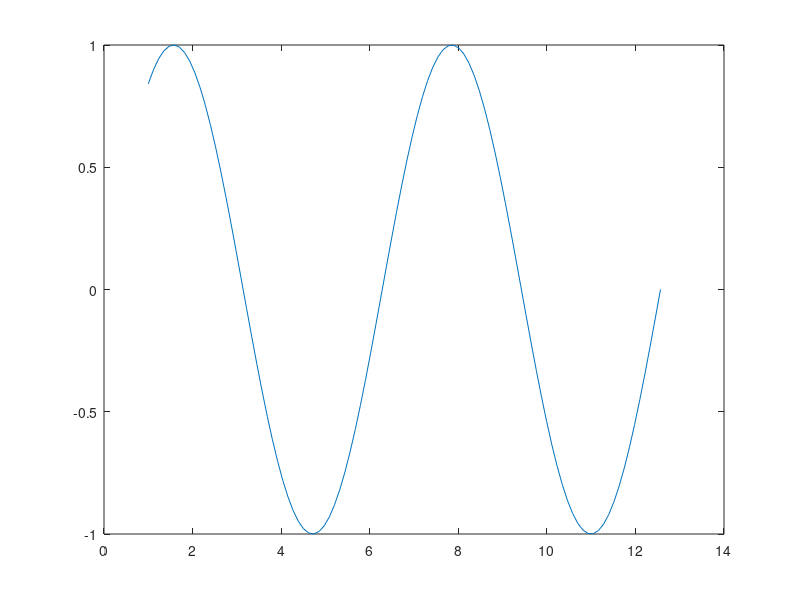
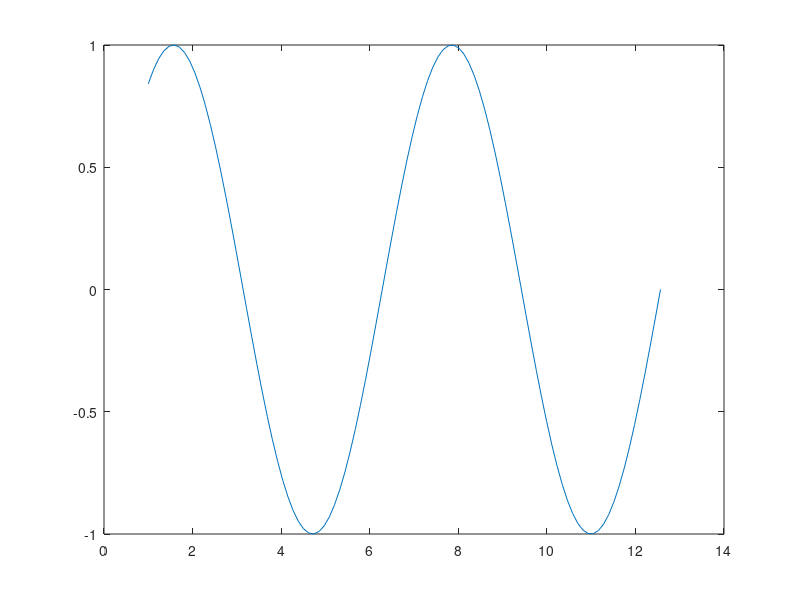
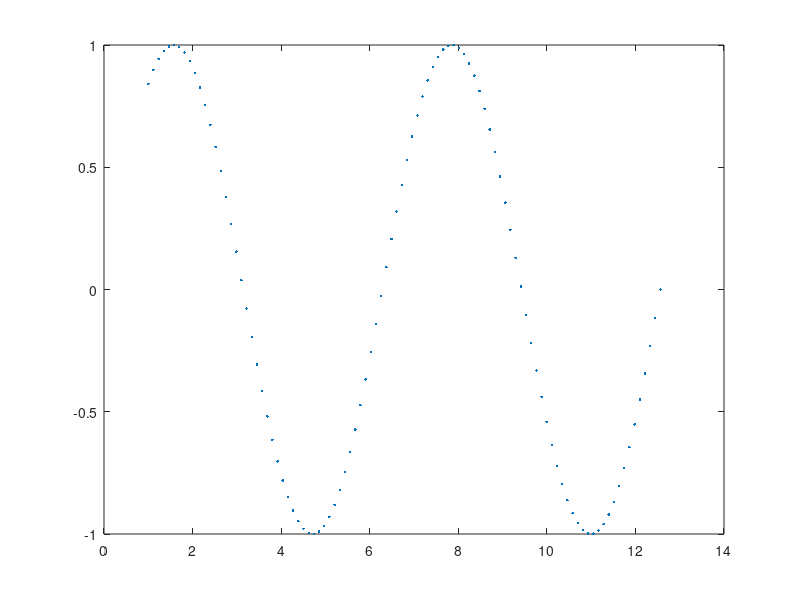
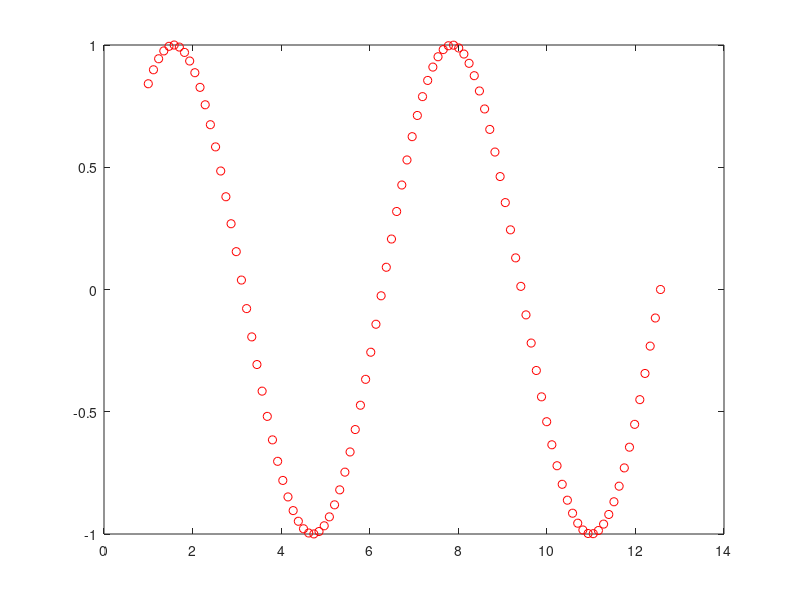

Source code (MATLAB) for these figures, in order:
% Some basic 2D plots

x = linspace(1,4*pi);
sx = sin(x);
cx = cos(x);

% Plot options
%  Try to see how the options are used below
help plot

% We want each plot in a separate figure
figure;
plot(x,sx);

% Variants on the line
figure; plot(x,sx);
figure; plot(x,sx,'.');
figure; plot(x,sx,'ro');
figure; plot(x,sx,'ro','MarkerSize',4);
figure; plot(x,sx,'ro','MarkerSize',4,'MarkerFaceColor','k');
figure; plot(x,sx,'ro-.','MarkerSize',4,'MarkerFaceColor','k','LineWidth',4);

% We can use hold to plot multiple lines at once
figure; hold on;
plot(x,sx,'r');
plot(x,cx,'b');

